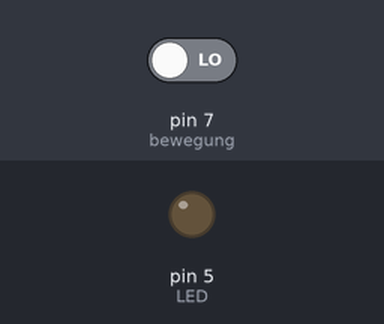
Bench run of a sketch on a simulated Arduino Uno, built with avr-gcc and run on an emulated ATmega328P. Parts: output pins drawn as LEDs (lit = HIGH). The test bench sets the inputs (shaded band); at power-on: pin 7 (bewegung) LOW.

Above: at 1.2 s.
1.3 s: pin 7 (bewegung) driven HIGH
At 2.3 s:
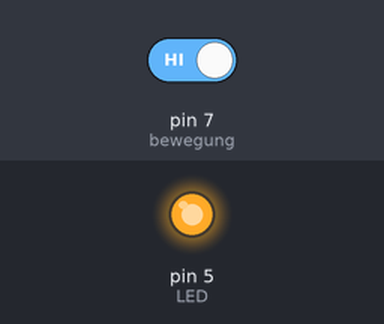
Timing chart, 0 to 4.3 s (numbered marks = the images above; inputs shaded):
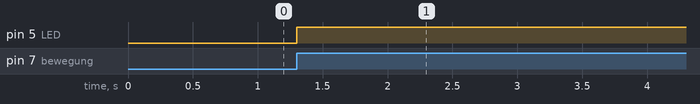

The sketch:

Bewegungssensor.ino
```cpp
int LED=5;                                          //LED liegt auf Pin 5
int bewegung=7;                                     //Bewegungsmelder liegt auf Pin 7.
int bewegungsstatus=0;                              //Das Wort „bewegungsstatus“ steht jetzt zunächst für den Wert 0. Später wird unter dieser Variable gespeichert, ob eine Bewegung erkannt wird oder nicht.

void setup()
{
pinMode(LED, OUTPUT);
pinMode(bewegung, INPUT);                           //Der Pin mit dem Bewegungsmelder (Pin 7) ist jetzt ein Eingang.
}

void loop(){
bewegungsstatus=digitalRead(bewegung);              //hier wird der Pin7 ausgelesen. Variablen „bewegungsstatus“ mit dem Wert „HIGH“ für 5Volt oder „LOW“ für 0Volt speichern.
if (bewegungsstatus == HIGH)                        //digitalRead (einlesen) ist das Gegenstück zu digitalWrite (ausgeben) und kann HIGH oder LOW ausgeben.
{
digitalWrite(LED, HIGH);                            //LED-Pin ein.
delay(5000);
digitalWrite(LED, LOW);                             //LED-Pin aus.
}
else
{
digitalWrite(LED, LOW);                             //LED aus
}
}
```

Measured:
- after the input at 1.3 s, pin 5 (LED): LOW → HIGH at once
